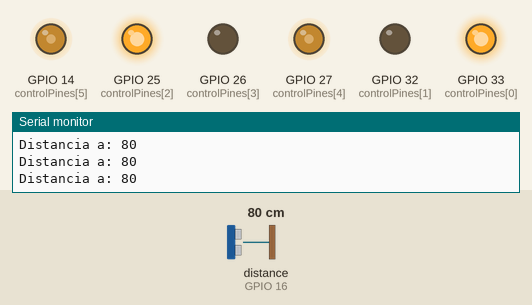
This sketch was run on a simulated ESP32. On the bench: output pins drawn as LEDs (lit = HIGH), the last lines printed to the serial monitor. Wiring (inferred from the names in the program): ultrasonic range finder: trigger GPIO 17; echo GPIO 16. Dashed ring = blinking. The test bench sets the inputs (shaded band); at power-on: distance to the obstacle (sensor on GPIO 16) 80 cm. The echo pulse lasts 58.3 µs per cm; pins used as bus, display or sensor lines are not drawn.

Above: at 1.2 s.
1.3 s: distance to the obstacle (sensor on GPIO 16) set to 43 cm
At 2.5 s:
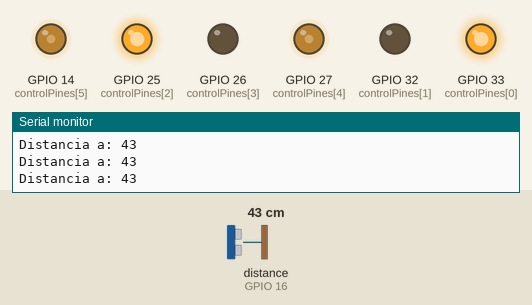
2.8 s: distance to the obstacle (sensor on GPIO 16) set to 37 cm
At 3.6 s:
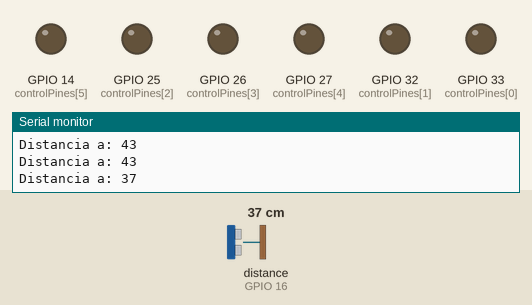
5.8 s: distance to the obstacle (sensor on GPIO 16) set to 60 cm
At 6.34 s:
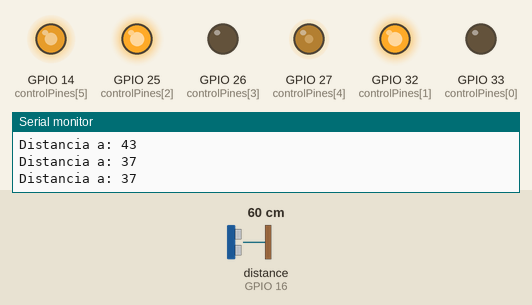
8.0 s: distance to the obstacle (sensor on GPIO 16) set to 2 cm
At 9.4 s:
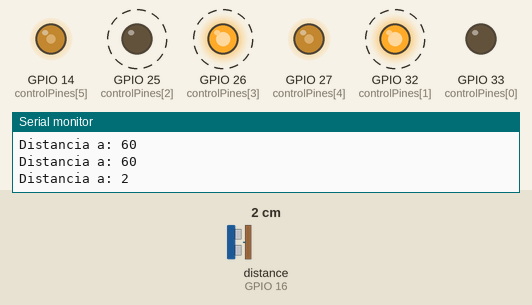
Timing chart, 0 to 12.0 s (numbered marks = the images above; inputs shaded):
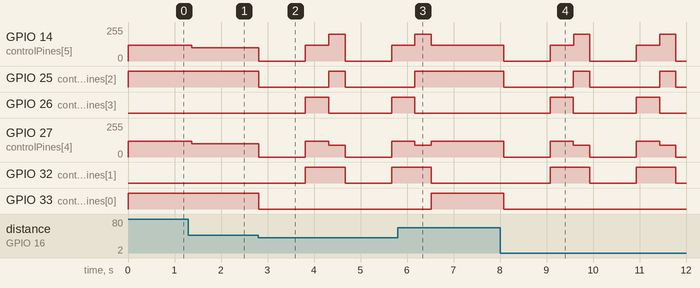

The sketch:

CARRITOIoT.ino
```cpp
// Pines del sensor ultrasónico
const int pinEcho = 16;       // Pin ECHO del sensor ultrasónico para recibir la señal
const int pinTrigger = 17;    // Pin TRIG del sensor ultrasónico para enviar el pulso

// Pines de las llantas (IN1, IN2, IN3, IN4, enA, enB)
const int controlPines[] = {33, 32, 25, 26, 27, 14};  // Definición de los pines para controlar el motor driver (dos motores con dos pines de dirección y uno de velocidad cada uno)

// Variables de control de velocidad y distancias
int velocidadMotor = 120;               // Velocidad inicial para los motores (PWM de 0 a 255)
const int distanciaAlerta = 50;         // Distancia (en cm) a la que el carrito comenzará a reducir la velocidad
const int distanciaParada = 40;         // Distancia mínima (en cm) a la que el carrito se detendrá por completo

// Matriz que define los movimientos de las llantas y su velocidad
const int secuenciaMovimientos[][6] = {
  {1, 0, 1, 0, 120, 120},  // 0- Adelante: las llantas izquierda y derecha giran hacia adelante, ambas a velocidad 120
  {0, 1, 0, 1, 120, 120},  // 1- Atrás: las llantas giran hacia atrás, ambas a velocidad 120
  {0, 1, 1, 0, 90, 200},   // 2- Giro Izquierda: la llanta izquierda gira hacia atrás y la derecha hacia adelante (diferentes velocidades)
  {1, 0, 0, 1, 200, 90},   // 3- Giro Derecha: la llanta izquierda hacia adelante y la derecha hacia atrás (diferentes velocidades)
  {1, 0, 1, 0, 100, 100},  // 4- Adelante despacio: ambas llantas hacia adelante, pero a velocidad reducida (100)
  {0, 0, 0, 0, 0, 0}       // 5- Detener: ambas llantas se detienen (velocidad 0)
};

void setup() {
  // Configuración de los pines como salidas para los motores
  for (int i = 0; i < 6; i++) {
    pinMode(controlPines[i], OUTPUT);  // Todos los pines en el arreglo 'controlPines' son configurados como salidas
  }

  // Configuración de los pines del sensor ultrasónico
  pinMode(pinTrigger, OUTPUT);  // El pin Trigger se configura como salida
  pinMode(pinEcho, INPUT);      // El pin Echo se configura como entrada

  // Inicia la comunicación serial para monitoreo y depuración
  Serial.begin(9600);  // Se configura la velocidad de comunicación serial en 9600 baudios
}

// Función para medir la distancia con el sensor ultrasónico
long calcularDistancia() {
  // Envía un pulso corto de 10 microsegundos al pin Trigger
  digitalWrite(pinTrigger, LOW);          // Se asegura que el Trigger esté en estado bajo
  delayMicroseconds(2);                   // Pausa de 2 microsegundos
  digitalWrite(pinTrigger, HIGH);         // Se pone el Trigger en estado alto
  delayMicroseconds(5);                   // Se mantiene el pulso de 5 microsegundos
  digitalWrite(pinTrigger, LOW);          // Se vuelve a poner en estado bajo

  // Lee la duración del pulso recibido en el pin Echo (tiempo en microsegundos)
  long duracionPulso = pulseIn(pinEcho, HIGH); // Espera a recibir el pulso de regreso en el Echo

  // Convierte la duración del pulso en distancia (en cm) usando la fórmula de velocidad del sonido
  long distanciaCm = duracionPulso / 58.2;   // El valor de 58.2 convierte microsegundos a centímetros
  return distanciaCm;                        // Retorna la distancia medida
}

// Función para mover el carrito con base en la matriz de movimientos
void accionarCarrito(const int movimiento[]) {
  // Control de los pines de las llantas para definir la dirección
  for (int i = 0; i < 4; i++) {
    digitalWrite(controlPines[i], movimiento[i]);  // Escribe el valor de movimiento (1 o 0) en los pines de las llantas
  }

  // Control de la velocidad de las llantas usando PWM
  analogWrite(controlPines[4], movimiento[4]);  // Controla la velocidad del motor izquierdo con el valor PWM
  analogWrite(controlPines[5], movimiento[5]);  // Controla la velocidad del motor derecho con el valor PWM
}

// Bucle principal donde se controla el movimiento del carrito
void loop() {
  // Medir la distancia usando el sensor ultrasónico
  long distanciaActual = calcularDistancia();  // Llama a la función para medir la distancia y la guarda en la variable 'distanciaActual'
  Serial.print("Distancia a: ");               // Imprime el mensaje "Distancia a:" en el monitor serial
  Serial.println(distanciaActual);             // Imprime el valor de la distancia medida

  // Control del movimiento basado en la distancia medida
  if (distanciaActual < distanciaParada) {               // Si la distancia es menor que la distancia mínima
    accionarCarrito(secuenciaMovimientos[5]);   // Detener el carrito (secuenciaMovimientos[5] corresponde a parar)
    delay(1000);                                // Espera 1 segundo
    accionarCarrito(secuenciaMovimientos[1]);   // Camina para atrás (secuenciaMovimientos[1] corresponde a caminar para atrás)
    delay(500);                                 // Durante medio segundo
    accionarCarrito(secuenciaMovimientos[2]);   // Girar a la izquierda (secuenciaMovimientos[2] corresponde a girar izquierda)
    delay(250);                                 // Espera 250 ms mientras gira
  } else if (distanciaActual < distanciaAlerta) {        // Si la distancia está entre la mínima y la segura
    accionarCarrito(secuenciaMovimientos[4]);   // Avanzar despacio (secuenciaMovimientos[4] corresponde a avanzar lento)
  } else {
    accionarCarrito(secuenciaMovimientos[0]);   // Avanzar a velocidad normal (secuenciaMovimientos[0] corresponde a avanzar)
  }

  delay(100);  // Pausa de 100 ms antes de la siguiente lectura para evitar lecturas continuas demasiado rápidas
}
```

Measured:
- the behaviour switches between 40 and 39 cm on distance to the obstacle (sensor on GPIO 16) (found by bisection; images 1 and 2)
- after the input at 1.3 s, GPIO 14 (controlPines[5]), GPIO 27 (controlPines[4]): 120/255 → 100/255 after 0.07 s
- after the input at 2.8 s, GPIO 14 (controlPines[5]): 100/255 → 0/255 at once, → 120/255 1.0 s later, → 200/255 0.50 s later, → 0/255 0.35 s later, … (5 changes in this stretch); GPIO 25 (controlPines[2]): HIGH → LOW at once, → HIGH 1.5 s later, → LOW 0.35 s later
- after the input at 5.8 s, GPIO 25 (controlPines[2]): goes on until 6.2 s, then stays HIGH; GPIO 26 (controlPines[3]): goes on until 6.2 s, then stays LOW; GPIO 32 (controlPines[1]): goes on until 6.5 s, then stays LOW; GPIO 33 (controlPines[0]): LOW → HIGH after 0.72 s
- after the input at 8.0 s, GPIO 14 (controlPines[5]): 120/255 → 0/255 after 0.08 s, → 120/255 1.0 s later, → 200/255 0.50 s later, → 0/255 0.35 s later, … (7 changes in this stretch); GPIO 25 (controlPines[2]): alternates HIGH for 0.35 s and LOW for 1.5 s, starting after 0.08 s
